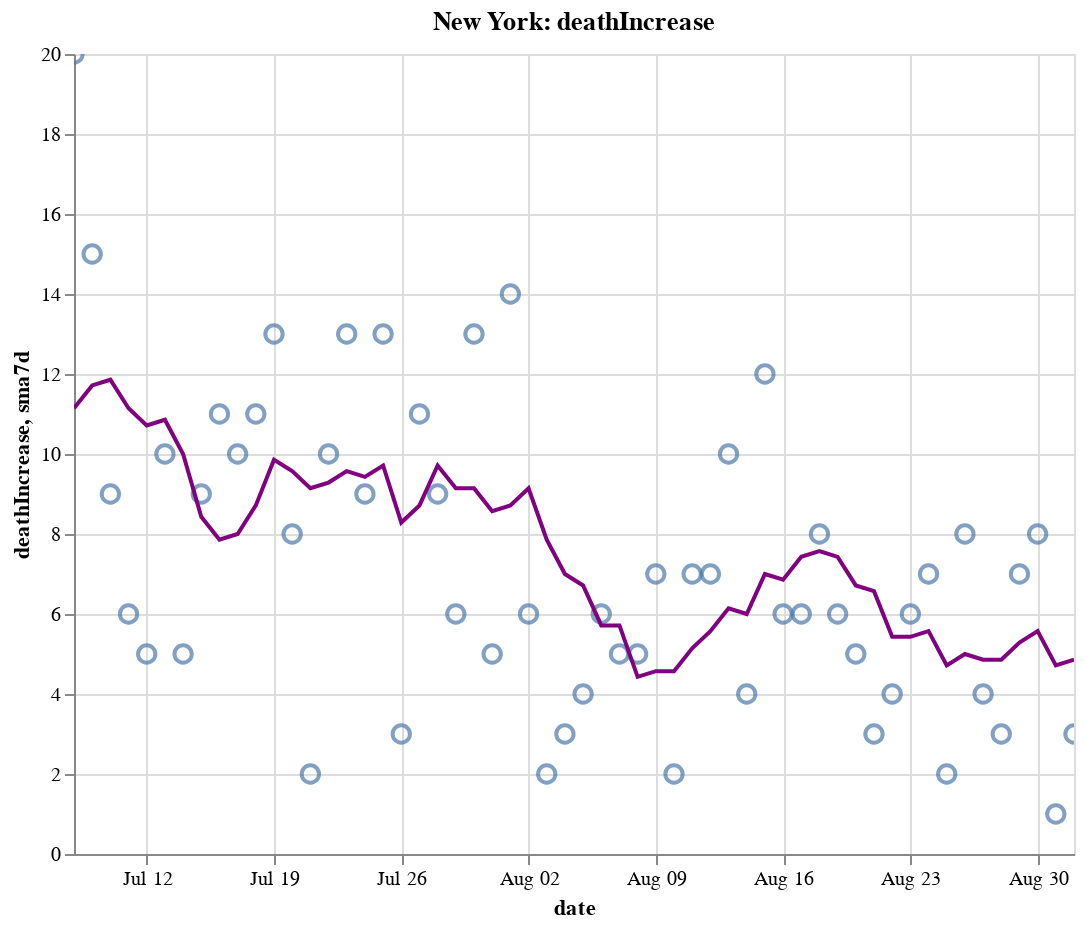

The code cell stored with this chart in its notebook:
### Code cell
create_plot(ny, 'deathIncrease')

### Figure 1 — Vega-Lite specification as saved in the notebook (floating-point values rounded to 4 significant figures)
{"config": {"view": {"continuousWidth": 400, "continuousHeight": 300}}, "layer": [{"layer": [{"mark": {"type": "point", "size": 75}, "encoding": {"tooltip": [{"type": "temporal", "field": "date"}, {"type": "quantitative", "field": "deathIncrease"}, {"type": "quantitative", "field": "sma7d"}], "x": {"type": "temporal", "field": "date"}, "y": {"type": "quantitative", "field": "deathIncrease"}}, "selection": {"selector012": {"type": "interval", "bind": "scales", "encodings": ["x", "y"]}}}, {"mark": {"type": "line", "color": "purple"}, "encoding": {"x": {"type": "temporal", "field": "date"}, "y": {"type": "quantitative", "field": "sma7d"}}}]}, {"mark": {"type": "rule", "color": "#aaa"}, "encoding": {"x": {"type": "temporal", "field": "date"}}, "transform": [{"filter": {"selection": "selector011"}}]}, {"mark": "circle", "encoding": {"opacity": {"condition": {"value": 1, "selection": "selector011"}, "value": 0}, "tooltip": [{"type": "temporal", "field": "date"}, {"type": "quantitative", "field": "deathIncrease"}, {"type": "quantitative", "field": "sma7d"}], "x": {"type": "temporal", "field": "date"}, "y": {"type": "quantitative", "field": "deathIncrease"}}, "selection": {"selector011": {"type": "single", "encodings": ["x"], "on": "mouseover", "nearest": true, "empty": "none"}}}, {"mark": {"type": "text", "align": "left", "dx": 5, "dy": -5, "stroke": "white", "strokeWidth": 2}, "encoding": {"text": {"type": "quantitative", "field": "deathIncrease"}, "tooltip": [{"type": "temporal", "field": "date"}, {"type": "quantitative", "field": "deathIncrease"}, {"type": "quantitative", "field": "sma7d"}], "x": {"type": "temporal", "field": "date"}, "y": {"type": "quantitative", "field": "deathIncrease"}}, "transform": [{"filter": {"selection": "selector011"}}]}, {"mark": {"type": "text", "align": "left", "dx": 5, "dy": -5}, "encoding": {"text": {"type": "quantitative", "field": "deathIncrease"}, "tooltip": [{"type": "temporal", "field": "date"}, {"type": "quantitative", "field": "deathIncrease"}, {"type": "quantitative", "field": "sma7d"}], "x": {"type": "temporal", "field": "date"}, "y": {"type": "quantitative", "field": "deathIncrease"}}, "transform": [{"filter": {"selection": "selector011"}}]}], "data": {"name": "data-5abbbaf2a4b82470e5581df0027443e1"}, "height": 400, "title": "New York: deathIncrease", "width": 500, "$schema": "https://vega.github.io/schema/vega-lite/v4.8.1.json", "datasets": {"data-5abbbaf2a4b82470e5581df0027443e1": [{"date": "2020-07-08T00:00:00", "totalTestResultsIncrease": 57580.0, "positiveIncrease": 692.0, "death": 24940.0, "deathIncrease": 20.0, "positiveRate": 0.012, "state": "New York", "sma7d": 11.14}, {"date": "2020-07-09T00:00:00", "totalTestResultsIncrease": 65560.0, "positiveIncrease": 584.0, "death": 24960.0, "deathIncrease": 15.0, "positiveRate": 0.009, "state": "New York", "sma7d": 11.71}, {"date": "2020-07-10T00:00:00", "totalTestResultsIncrease": 73560.0, "positiveIncrease": 786.0, "death": 24970.0, "deathIncrease": 9.0, "positiveRate": 0.011, "state": "New York", "sma7d": 11.86}, {"date": "2020-07-11T00:00:00", "totalTestResultsIncrease": 69200.0, "positiveIncrease": 730.0, "death": 24970.0, "deathIncrease": 6.0, "positiveRate": 0.011, "state": "New York", "sma7d": 11.14}, {"date": "2020-07-12T00:00:00", "totalTestResultsIncrease": 62420.0, "positiveIncrease": 677.0, "death": 24980.0, "deathIncrease": 5.0, "positiveRate": 0.011, "state": "New York", "sma7d": 10.71}, {"date": "2020-07-13T00:00:00", "totalTestResultsIncrease": 51690.0, "positiveIncrease": 557.0, "death": 24990.0, "deathIncrease": 10.0, "positiveRate": 0.011, "state": "New York", "sma7d": 10.86}, {"date": "2020-07-14T00:00:00", "totalTestResultsIncrease": 60040.0, "positiveIncrease": 912.0, "death": 24990.0, "deathIncrease": 5.0, "positiveRate": 0.015, "state": "New York", "sma7d": 10.0}, {"date": "2020-07-15T00:00:00", "totalTestResultsIncrease": 63600.0, "positiveIncrease": 831.0, "death": 25000.0, "deathIncrease": 9.0, "positiveRate": 0.013, "state": "New York", "sma7d": 8.429}, {"date": "2020-07-16T00:00:00", "totalTestResultsIncrease": 72680.0, "positiveIncrease": 769.0, "death": 25010.0, "deathIncrease": 11.0, "positiveRate": 0.011, "state": "New York", "sma7d": 7.857}, {"date": "2020-07-17T00:00:00", "totalTestResultsIncrease": 78240.0, "positiveIncrease": 776.0, "death": 25020.0, "deathIncrease": 10.0, "positiveRate": 0.01, "state": "New York", "sma7d": 8.0}, {"date": "2020-07-18T00:00:00", "totalTestResultsIncrease": 69820.0, "positiveIncrease": 754.0, "death": 25040.0, "deathIncrease": 11.0, "positiveRate": 0.011, "state": "New York", "sma7d": 8.714}, {"date": "2020-07-19T00:00:00", "totalTestResultsIncrease": 46200.0, "positiveIncrease": 502.0, "death": 25050.0, "deathIncrease": 13.0, "positiveRate": 0.011, "state": "New York", "sma7d": 9.857}, {"date": "2020-07-20T00:00:00", "totalTestResultsIncrease": 49340.0, "positiveIncrease": 519.0, "death": 25060.0, "deathIncrease": 8.0, "positiveRate": 0.011, "state": "New York", "sma7d": 9.571}, {"date": "2020-07-21T00:00:00", "totalTestResultsIncrease": 66170.0, "positiveIncrease": 855.0, "death": 25060.0, "deathIncrease": 2.0, "positiveRate": 0.013, "state": "New York", "sma7d": 9.143}, {"date": "2020-07-22T00:00:00", "totalTestResultsIncrease": 67660.0, "positiveIncrease": 705.0, "death": 25070.0, "deathIncrease": 10.0, "positiveRate": 0.01, "state": "New York", "sma7d": 9.286}, {"date": "2020-07-23T00:00:00", "totalTestResultsIncrease": 69700.0, "positiveIncrease": 811.0, "death": 25080.0, "deathIncrease": 13.0, "positiveRate": 0.012, "state": "New York", "sma7d": 9.571}, {"date": "2020-07-24T00:00:00", "totalTestResultsIncrease": 76510.0, "positiveIncrease": 753.0, "death": 25090.0, "deathIncrease": 9.0, "positiveRate": 0.01, "state": "New York", "sma7d": 9.429}, {"date": "2020-07-25T00:00:00", "totalTestResultsIncrease": 71470.0, "positiveIncrease": 750.0, "death": 25100.0, "deathIncrease": 13.0, "positiveRate": 0.01, "state": "New York", "sma7d": 9.714}, {"date": "2020-07-26T00:00:00", "totalTestResultsIncrease": 53570.0, "positiveIncrease": 536.0, "death": 25110.0, "deathIncrease": 3.0, "positiveRate": 0.01, "state": "New York", "sma7d": 8.286}, {"date": "2020-07-27T00:00:00", "totalTestResultsIncrease": 57270.0, "positiveIncrease": 608.0, "death": 25120.0, "deathIncrease": 11.0, "positiveRate": 0.011, "state": "New York", "sma7d": 8.714}, {"date": "2020-07-28T00:00:00", "totalTestResultsIncrease": 57400.0, "positiveIncrease": 534.0, "death": 25130.0, "deathIncrease": 9.0, "positiveRate": 0.009, "state": "New York", "sma7d": 9.714}, {"date": "2020-07-29T00:00:00", "totalTestResultsIncrease": 62280.0, "positiveIncrease": 715.0, "death": 25130.0, "deathIncrease": 6.0, "positiveRate": 0.011, "state": "New York", "sma7d": 9.143}, {"date": "2020-07-30T00:00:00", "totalTestResultsIncrease": 73550.0, "positiveIncrease": 777.0, "death": 25140.0, "deathIncrease": 13.0, "positiveRate": 0.011, "state": "New York", "sma7d": 9.143}, {"date": "2020-07-31T00:00:00", "totalTestResultsIncrease": 68870.0, "positiveIncrease": 644.0, "death": 25150.0, "deathIncrease": 5.0, "positiveRate": 0.009, "state": "New York", "sma7d": 8.571}, {"date": "2020-08-01T00:00:00", "totalTestResultsIncrease": 82740.0, "positiveIncrease": 753.0, "death": 25160.0, "deathIncrease": 14.0, "positiveRate": 0.009, "state": "New York", "sma7d": 8.714}, {"date": "2020-08-02T00:00:00", "totalTestResultsIncrease": 58960.0, "positiveIncrease": 531.0, "death": 25170.0, "deathIncrease": 6.0, "positiveRate": 0.009, "state": "New York", "sma7d": 9.143}, {"date": "2020-08-03T00:00:00", "totalTestResultsIncrease": 51840.0, "positiveIncrease": 545.0, "death": 25170.0, "deathIncrease": 2.0, "positiveRate": 0.011, "state": "New York", "sma7d": 7.857}, {"date": "2020-08-04T00:00:00", "totalTestResultsIncrease": 70990.0, "positiveIncrease": 746.0, "death": 25180.0, "deathIncrease": 3.0, "positiveRate": 0.011, "state": "New York", "sma7d": 7.0}, {"date": "2020-08-05T00:00:00", "totalTestResultsIncrease": 72670.0, "positiveIncrease": 636.0, "death": 25180.0, "deathIncrease": 4.0, "positiveRate": 0.009, "state": "New York", "sma7d": 6.714}, {"date": "2020-08-06T00:00:00", "totalTestResultsIncrease": 72370.0, "positiveIncrease": 703.0, "death": 25180.0, "deathIncrease": 6.0, "positiveRate": 0.01, "state": "New York", "sma7d": 5.714}, {"date": "2020-08-07T00:00:00", "totalTestResultsIncrease": 70170.0, "positiveIncrease": 714.0, "death": 25190.0, "deathIncrease": 5.0, "positiveRate": 0.01, "state": "New York", "sma7d": 5.714}, {"date": "2020-08-08T00:00:00", "totalTestResultsIncrease": 74860.0, "positiveIncrease": 703.0, "death": 25200.0, "deathIncrease": 5.0, "positiveRate": 0.009, "state": "New York", "sma7d": 4.429}, {"date": "2020-08-09T00:00:00", "totalTestResultsIncrease": 65810.0, "positiveIncrease": 515.0, "death": 25200.0, "deathIncrease": 7.0, "positiveRate": 0.008, "state": "New York", "sma7d": 4.571}, {"date": "2020-08-10T00:00:00", "totalTestResultsIncrease": 54000.0, "positiveIncrease": 476.0, "death": 25200.0, "deathIncrease": 2.0, "positiveRate": 0.009, "state": "New York", "sma7d": 4.571}, {"date": "2020-08-11T00:00:00", "totalTestResultsIncrease": 77060.0, "positiveIncrease": 667.0, "death": 25210.0, "deathIncrease": 7.0, "positiveRate": 0.009, "state": "New York", "sma7d": 5.143}, {"date": "2020-08-12T00:00:00", "totalTestResultsIncrease": 87780.0, "positiveIncrease": 700.0, "death": 25220.0, "deathIncrease": 7.0, "positiveRate": 0.008, "state": "New York", "sma7d": 5.571}, {"date": "2020-08-13T00:00:00", "totalTestResultsIncrease": 87900.0, "positiveIncrease": 737.0, "death": 25230.0, "deathIncrease": 10.0, "positiveRate": 0.008, "state": "New York", "sma7d": 6.143}, {"date": "2020-08-14T00:00:00", "totalTestResultsIncrease": 85460.0, "positiveIncrease": 727.0, "death": 25230.0, "deathIncrease": 4.0, "positiveRate": 0.009, "state": "New York", "sma7d": 6.0}, {"date": "2020-08-15T00:00:00", "totalTestResultsIncrease": 88670.0, "positiveIncrease": 734.0, "death": 25240.0, "deathIncrease": 12.0, "positiveRate": 0.008, "state": "New York", "sma7d": 7.0}, {"date": "2020-08-16T00:00:00", "totalTestResultsIncrease": 77690.0, "positiveIncrease": 607.0, "death": 25250.0, "deathIncrease": 6.0, "positiveRate": 0.008, "state": "New York", "sma7d": 6.857}, {"date": "2020-08-17T00:00:00", "totalTestResultsIncrease": 56890.0, "positiveIncrease": 408.0, "death": 25260.0, "deathIncrease": 6.0, "positiveRate": 0.007, "state": "New York", "sma7d": 7.429}, {"date": "2020-08-18T00:00:00", "totalTestResultsIncrease": 66890.0, "positiveIncrease": 655.0, "death": 25260.0, "deathIncrease": 8.0, "positiveRate": 0.01, "state": "New York", "sma7d": 7.571}, {"date": "2020-08-19T00:00:00", "totalTestResultsIncrease": 80420.0, "positiveIncrease": 631.0, "death": 25270.0, "deathIncrease": 6.0, "positiveRate": 0.008, "state": "New York", "sma7d": 7.429}, {"date": "2020-08-20T00:00:00", "totalTestResultsIncrease": 80980.0, "positiveIncrease": 601.0, "death": 25280.0, "deathIncrease": 5.0, "positiveRate": 0.007, "state": "New York", "sma7d": 6.714}, {"date": "2020-08-21T00:00:00", "totalTestResultsIncrease": 98880.0, "positiveIncrease": 709.0, "death": 25280.0, "deathIncrease": 3.0, "positiveRate": 0.007, "state": "New York", "sma7d": 6.571}, {"date": "2020-08-22T00:00:00", "totalTestResultsIncrease": 94850.0, "positiveIncrease": 653.0, "death": 25280.0, "deathIncrease": 4.0, "positiveRate": 0.007, "state": "New York", "sma7d": 5.429}, {"date": "2020-08-23T00:00:00", "totalTestResultsIncrease": 74040.0, "positiveIncrease": 572.0, "death": 25290.0, "deathIncrease": 6.0, "positiveRate": 0.008, "state": "New York", "sma7d": 5.429}, {"date": "2020-08-24T00:00:00", "totalTestResultsIncrease": 62030.0, "positiveIncrease": 408.0, "death": 25300.0, "deathIncrease": 7.0, "positiveRate": 0.007, "state": "New York", "sma7d": 5.571}, {"date": "2020-08-25T00:00:00", "totalTestResultsIncrease": 67260.0, "positiveIncrease": 629.0, "death": 25300.0, "deathIncrease": 2.0, "positiveRate": 0.009, "state": "New York", "sma7d": 4.714}, {"date": "2020-08-26T00:00:00", "totalTestResultsIncrease": 71190.0, "positiveIncrease": 566.0, "death": 25300.0, "deathIncrease": 8.0, "positiveRate": 0.008, "state": "New York", "sma7d": 5.0}, {"date": "2020-08-27T00:00:00", "totalTestResultsIncrease": 83440.0, "positiveIncrease": 791.0, "death": 25310.0, "deathIncrease": 4.0, "positiveRate": 0.009, "state": "New York", "sma7d": 4.857}, {"date": "2020-08-28T00:00:00", "totalTestResultsIncrease": 97830.0, "positiveIncrease": 636.0, "death": 25310.0, "deathIncrease": 3.0, "positiveRate": 0.007, "state": "New York", "sma7d": 4.857}, {"date": "2020-08-29T00:00:00", "totalTestResultsIncrease": 93870.0, "positiveIncrease": 635.0, "death": 25320.0, "deathIncrease": 7.0, "positiveRate": 0.007, "state": "New York", "sma7d": 5.286}, {"date": "2020-08-30T00:00:00", "totalTestResultsIncrease": 100000.0, "positiveIncrease": 698.0, "death": 25330.0, "deathIncrease": 8.0, "positiveRate": 0.007, "state": "New York", "sma7d": 5.571}, {"date": "2020-08-31T00:00:00", "totalTestResultsIncrease": 66240.0, "positiveIncrease": 656.0, "death": 25330.0, "deathIncrease": 1.0, "positiveRate": 0.01, "state": "New York", "sma7d": 4.714}, {"date": "2020-09-01T00:00:00", "totalTestResultsIncrease": 77000.0, "positiveIncrease": 754.0, "death": 25330.0, "deathIncrease": 3.0, "positiveRate": 0.01, "state": "New York", "sma7d": 4.857}]}}
